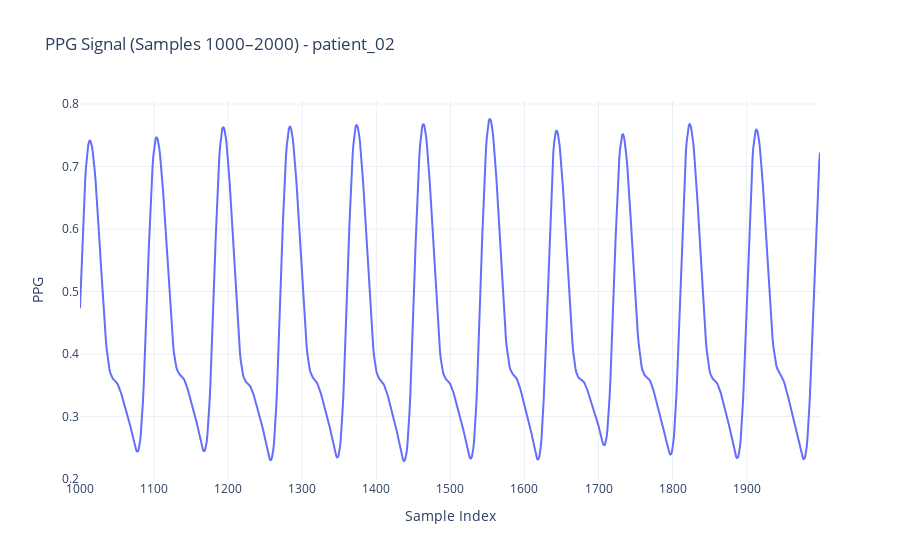

The cell this chart's notebook holds for it:
### Code cell
import pandas as pd
import numpy as np
import plotly.express as px

# ---- Load raw file ----
file_path = r"/home/avij/data/dataset/raw_data/patient_02.csv"
df = pd.read_csv(file_path)

# ---- Extract and preprocess ----
ppg = df['PPG'].dropna().values



# ---- Slice the preprocessed signal directly ----
start_idx = 1000
end_idx = 2000
ppg_slice = ppg[start_idx:end_idx]

# ---- Plot specified range ----
slice_df = pd.DataFrame({
    "Sample Index": np.arange(start_idx, end_idx),
    "PPG ": ppg_slice
})

fig = px.line(slice_df, x="Sample Index", y="PPG ",
              title=f" PPG Signal (Samples {start_idx}–{end_idx}) - patient_02")
fig.update_layout(template='plotly_white')
fig.show()

### Figure 1 — Plotly figure (JSON) as saved in the notebook; plotly's stock layout.template omitted (floating-point values rounded to 4 significant figures; data arrays with more than 128 entries replaced by an {"elided": "..."} marker saying what was removed)
{"data": [{"hovertemplate": "Sample Index=%{x}<br>PPG =%{y}<extra></extra>", "legendgroup": "", "line": {"color": "#636efa", "dash": "solid"}, "marker": {"symbol": "circle"}, "mode": "lines", "name": "", "orientation": "v", "showlegend": false, "type": "scatter", "x": {"elided": "1000 int values"}, "xaxis": "x", "y": {"elided": "1000 float values"}, "yaxis": "y"}], "layout": {"legend": {"tracegroupgap": 0}, "title": {"text": " PPG Signal (Samples 1000–2000) - patient_02"}, "xaxis": {"anchor": "y", "domain": [0, 1], "title": {"text": "Sample Index"}}, "yaxis": {"anchor": "x", "domain": [0, 1], "title": {"text": "PPG "}}}}
